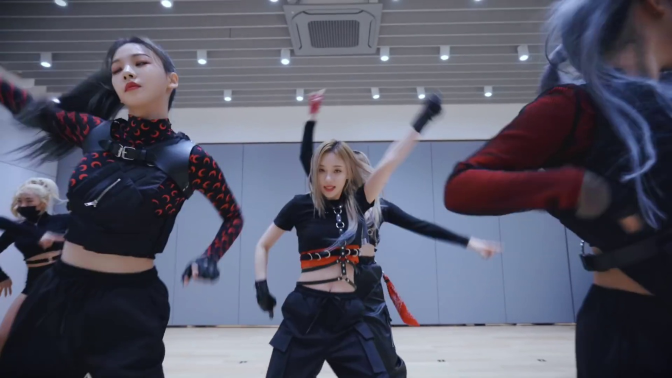
//> input picture Opencv_dnn/img46.jpg, 1344 x 756 px, given in place of aespa.mp4, which was not available (shown at 1/2 size)
$ ./test   (built with g++ and OpenCV 4)
//> lines starting //> are read from the running program, lines starting //| are printed output that depends on the picture; pictures that were not available may be replaced by others from this repository, and a replacement may not be noted
#include <iostream>
#include <queue>
#include <iterator>
#include <sstream>
#include <fstream>
#include <iomanip>
#include <chrono>

#include <opencv2/dnn.hpp>
#include <opencv2/core.hpp>
#include <opencv2/opencv.hpp>
#include <opencv2/imgproc.hpp>
#include <opencv2/highgui.hpp>
#include <opencv2/dnn/all_layers.hpp>

// Namespace to nullify use of cv::function(); syntax
using namespace std;
using namespace cv;
string trackbarValue = "lowThreshold";
int lowThreshold = 0;
int main()
{
	VideoCapture vid_capture("aespa.mp4");
	int fps = vid_capture.get(5);
	cout << "Frames per second :" << fps;
	int frame_count = vid_capture.get(7);
	cout << "  Frame count :" << frame_count;
    Mat imgGray, imgBlur, frame, imgCan;

	while (vid_capture.isOpened())
	{
		bool isSuccess = vid_capture.read(frame);
//> frame is the input picture: 756 rows x 1344 cols, CV_8UC3; mean B, G, R 103.6, 87.9, 87
        resize(frame, frame, Size(), 0.5, 0.5);
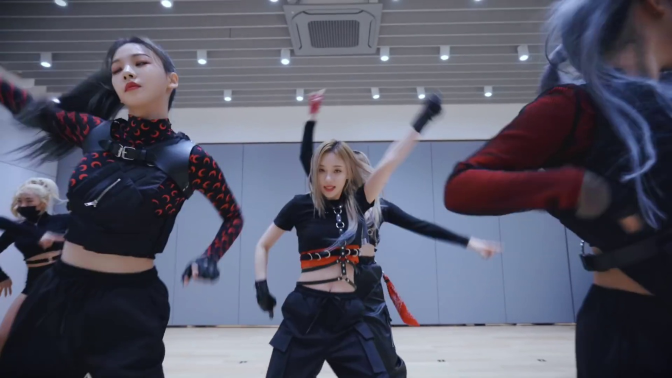
//> frame: 378 rows x 672 cols, CV_8UC3; mean B, G, R 103.7, 88, 87.1
        cvtColor(frame, imgGray, COLOR_BGR2GRAY);
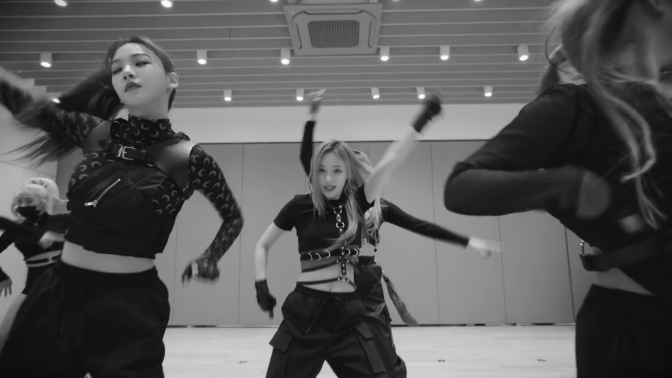
//> imgGray: 378 rows x 672 cols, CV_8UC1; min 10, max 251, mean 89.5
        GaussianBlur(frame, imgBlur, Size(7,7), 7);
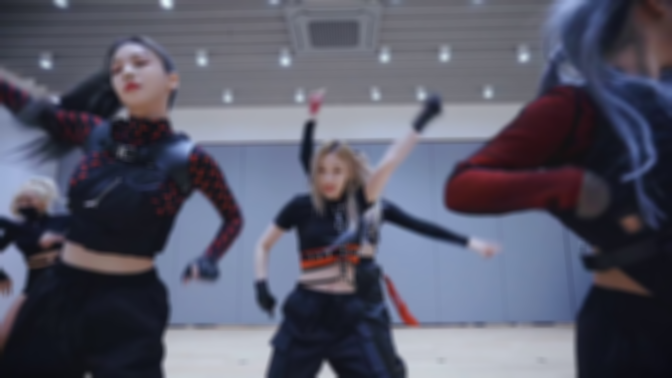
//> imgBlur: 378 rows x 672 cols, CV_8UC3; mean B, G, R 103.7, 88, 87.1
        namedWindow("Edge detection", WINDOW_AUTOSIZE);
        createTrackbar("lowThreshold", "Edge detection", &lowThreshold, 255);
        Canny(imgBlur, imgCan, lowThreshold, 0, 5);
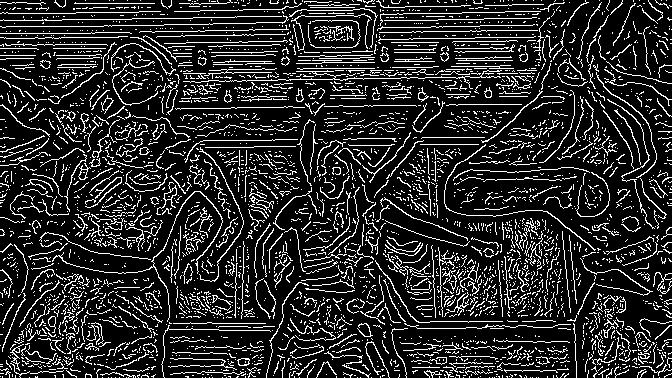
//> imgCan: 378 rows x 672 cols, CV_8UC1; 16.4% white in thin lines or dots
		if(isSuccess == true)
		{

			//imshow("Frame", frame);
            //imshow("Gray", imgGray);
            //imshow("Blur", imgBlur);
            imshow("Edge detection", imgCan);
		}
		if (isSuccess == false)
		{
			cout << "Video camera is disconnected" << endl;
			break;
		}
		int key = waitKey(1);
//> the 'q' key is pressed
		if (key == 'q')
		{
			cout << "q key is pressed by the user. Stopping the video" << endl;
			break;
		}


	}
	vid_capture.release();
	destroyAllWindows();
	return 0;
}

$ run again, on Opencv_dnn/img48.jpg
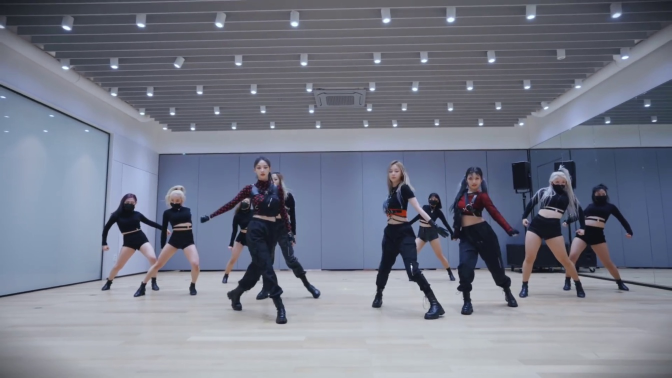
//> input picture Opencv_dnn/img48.jpg, 1344 x 756 px, given in place of aespa.mp4, which was not available (shown at 1/2 size)
//> frame is the input picture: 756 rows x 1344 cols, CV_8UC3; mean B, G, R 137.6, 122.9, 118.5
//> frame: 378 rows x 672 cols, CV_8UC3
//> `cvtColor(frame, imgGray, COLOR_BGR2GRAY);`:
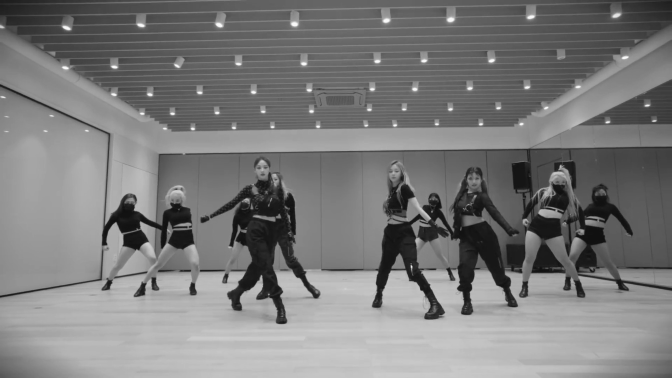
//> imgGray: 378 rows x 672 cols, CV_8UC1; min 14, max 251, mean 123.4
//> `Canny(imgBlur, imgCan, lowThreshold, 0, 5);`:
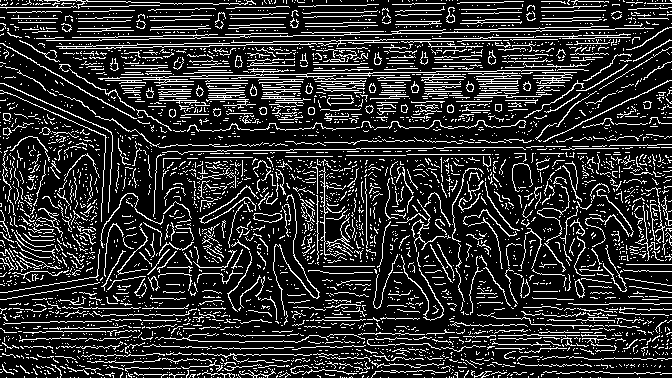
//> imgCan: 378 rows x 672 cols, CV_8UC1; 17.9% white in thin lines or dots

$ run again, on Opencv_dnn/img50.jpg
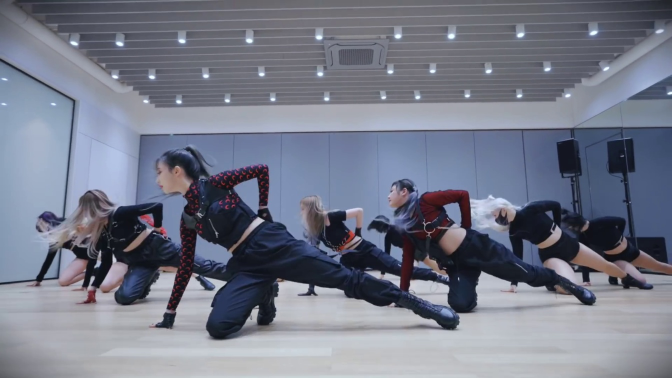
//> input picture Opencv_dnn/img50.jpg, 1344 x 756 px, given in place of aespa.mp4, which was not available (shown at 1/2 size)
//> frame is the input picture: 756 rows x 1344 cols, CV_8UC3; mean B, G, R 136.4, 121.2, 116.9
//> frame: 378 rows x 672 cols, CV_8UC3
//> `cvtColor(frame, imgGray, COLOR_BGR2GRAY);`:
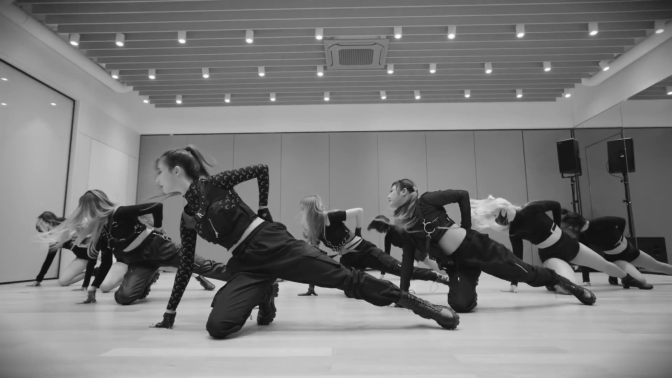
//> imgGray: 378 rows x 672 cols, CV_8UC1; min 14, max 251, mean 121.8
//> `Canny(imgBlur, imgCan, lowThreshold, 0, 5);`:
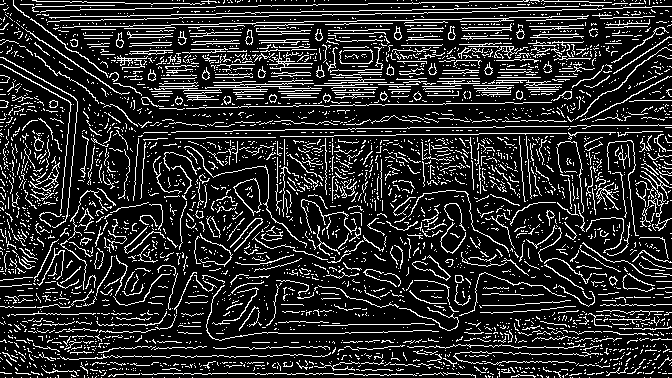
//> imgCan: 378 rows x 672 cols, CV_8UC1; 16.8% white in thin lines or dots

$ run again, on Opencv_dnn/face115.jpg
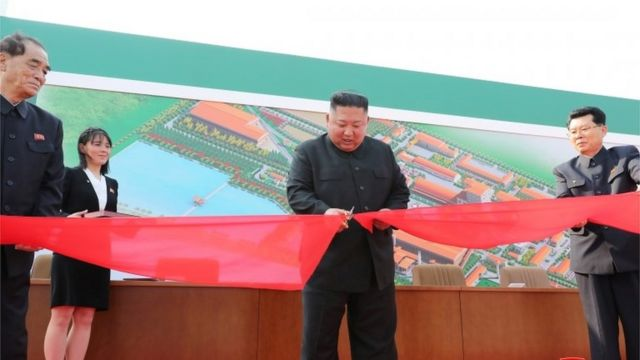
//> input picture Opencv_dnn/face115.jpg, 640 x 360 px, given in place of aespa.mp4, which was not available
//> frame is the input picture: 360 rows x 640 cols, CV_8UC3; mean B, G, R 134.2, 137.6, 157.8
//> frame: 180 rows x 320 cols, CV_8UC3
//> `cvtColor(frame, imgGray, COLOR_BGR2GRAY);`:
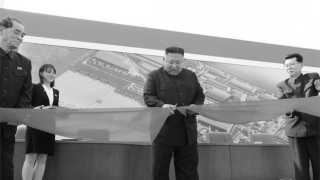
//> imgGray: 180 rows x 320 cols, CV_8UC1; min 5, max 255, mean 143.4
//> `Canny(imgBlur, imgCan, lowThreshold, 0, 5);`:
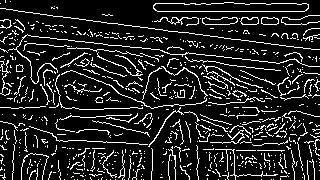
//> imgCan: 180 rows x 320 cols, CV_8UC1; 13.9% white in thin lines or dots
